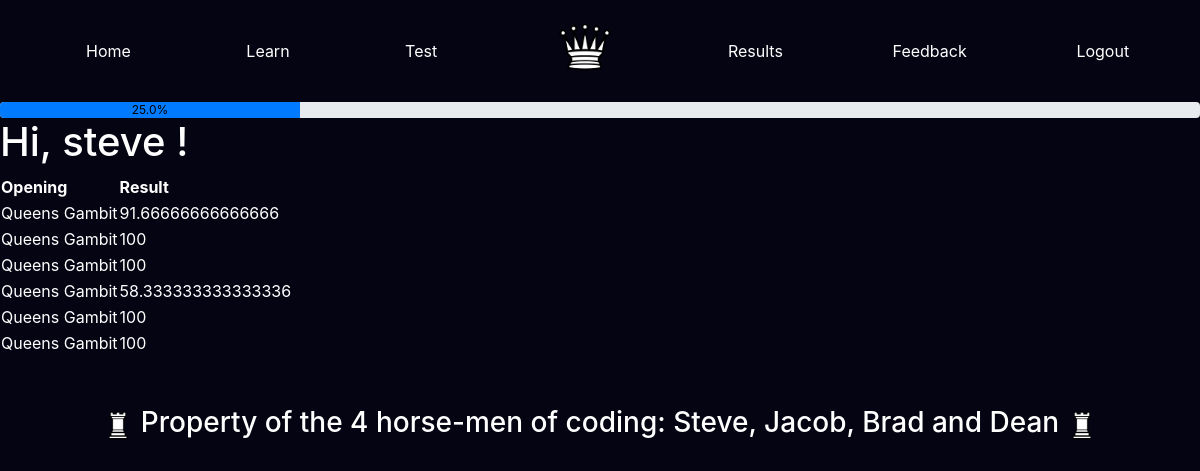
/results/Queens Gambit/ (signed in), run on an earlier commit of the app's database.
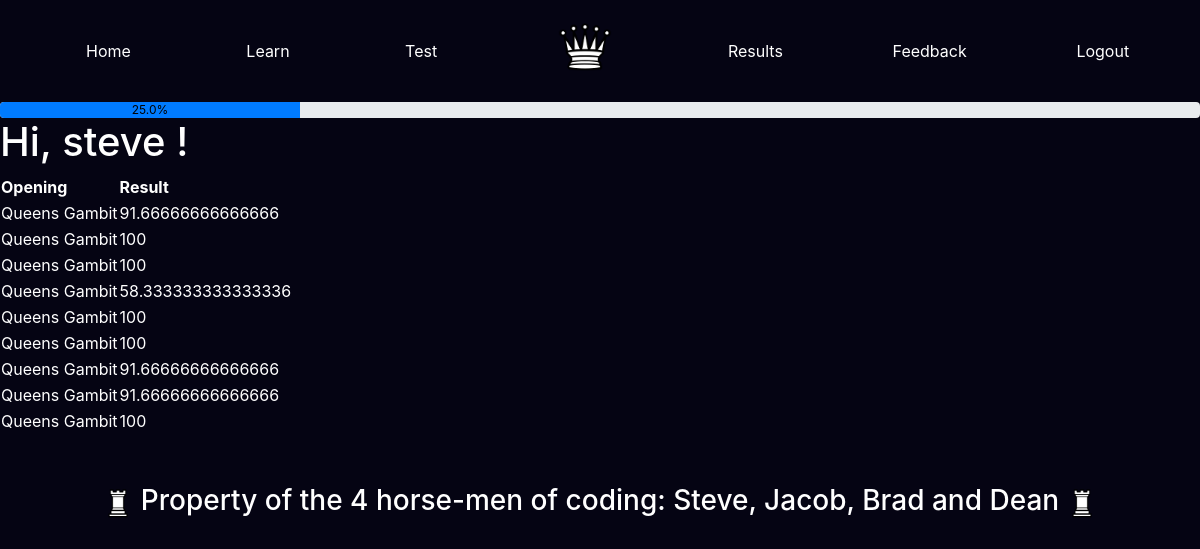
And on a later commit of the database.
### app/models.py (models this page shows, shortened)
class User(UserMixin, db.Model):
    id = db.Column(db.Integer, primary_key=True)
    username = db.Column(db.String(64), index=True, unique=True)
    email = db.Column(db.String(120), index=True, unique=True)
    password_hash = db.Column(db.String(128))
    posts = db.relationship('Post', backref='author', lazy='dynamic')
    results = db.relationship('Results', backref = 'student', lazy = 'dynamic')

class Results(db.Model):
    id = db.Column(db.Integer, primary_key=True)
    opening = db.Column(db.String(140))
    result =db.Column(db.Integer)
    incorrect = db.Column(db.ARRAY(db.String(140)))
    passed = db.Column(db.Boolean)
    timestamp = db.Column(db.DateTime, index=True, default=datetime.utcnow)
    user_id = db.Column(db.Integer, db.ForeignKey('user.id'))

### app/routes.py (the view)
@app.route('/results/<opening>/', methods=['GET', 'POST'])
@login_required
def results(opening):
    res = Results.query.filter_by(user_id = current_user.id, passed = True)
    openings = []
    for r in res:
        openings.append(r.opening)
    numerator = len(set(openings))
    denominator = Openings.query.all()
    denominator = len(denominator)
    complete = str((numerator/denominator)*100 ) + '%'
    u = User.query.get(current_user.id)
    res = Results.query.filter_by(user_id = current_user.id, opening = opening)
    return render_template('results.html', title='results', query = res, prog=complete)

### app/models.py (called while the page is built)
@login.user_loader
def load_user(id):
    return User.query.get(int(id))

### app/templates/results.html
{% extends "base.html" %}
{% block content %}
<h1>Hi, {{current_user.username}} ! </h1>
<table>
<tr>
    <th>Opening</th>
    <th>Result</th>
</tr>
{% for r in query %}
<tr>
    <td>
        {{r.opening}}
    </td>
    <td>
        {{r.result}}
    </td>
</tr>
{% endfor %}
</table>
{% include "footer.html" %}
{% endblock %}

### app/templates/base.html (shortened to what this page needs)
<!DOCTYPE html>
<html>
    <head>
        <link rel="stylesheet" href="https://maxcdn.bootstrapcdn.com/bootstrap/4.5.2/css/bootstrap.min.css">
  </head>
  <body>
    <nav class="navbar navbar-expand-sm justify-content-center" style="background-color: rgb(5, 4, 19); padding-left: 2.6%;">
      <ul class="navbar-nav nav-fill w-100">
        <li class="nav-item" style="padding-top: 2%; padding-right: 0.5%;">
          <a class="nav-link" href="{{ url_for('index') }}">Home</a>
        </li>
        <li class="nav-item" style="padding-top: 2%; padding-right: 0.5%;">
          <a class="nav-link" href="{{ url_for('newLearn') }}">Learn</a>
        </li>
        <li class="nav-item" style="padding-top: 2%; padding-right: 0.5%;">
          <a class="nav-link" href="{{ url_for('newTest') }}">Test</a>
        </li>
        <a class="navbar-brand mx-auto" href="#" style="padding-left: 5%; padding-right: 5%; padding-top: 0.75%;">
          <img src="static/img/chesspieces/wikipedia/wQ.png" alt="logo" style="width:60px;">
        </a>
        <li class="nav-item" style="padding-top: 2%;">
          <a class="nav-link" href="{{ url_for('selectresult') }}">Results</a>
        </li>
        <li class="nav-item" style="padding-top: 2%;">
          <a class="nav-link" href="{{ url_for('feedback2') }}">Feedback</a>
        </li>
        <li class="nav-item" style="padding-top: 2%;">
          <a class="nav-link" href="{{ url_for('logout') }}">Logout</a>
        </li>
      </ul>
    </nav>
    <div class = "progress" style="margin-top: 1%;">
      <div class = "progress-bar" role = "progressbar" style = "width: {{prog}}; color: black;";  aria-valuemin="0" aria-valuemax="100">{{prog}}</div>
    </div>
        {% block content %}{% endblock %}
    </body>
</html>

### app/templates/footer.html (shortened to what this page needs)
<!DOCTYPE html>
<html>
    <head>
        <link rel="stylesheet" href="https://maxcdn.bootstrapcdn.com/bootstrap/4.5.2/css/bootstrap.min.css">
  </head>
    <body>
      <div id='footer' class="text-align">
        <h3>
          <img src="static/img/chesspieces/wikipedia/wR.png" alt="footerking" style="height: 40px; width:30px;">
          Property of the 4 horse-men of coding: Steve, Jacob, Brad and Dean
          <img src="static/img/chesspieces/wikipedia/wR.png" alt="footerking" style="height: 40px; width:30px;">
        </h3>
      </div>
    </body>
</html>

### app/templates/base.html (style rules this page uses)
.nav-link { color: white; }

### app/templates/footer.html (style rules this page uses)
* { color: white; }
body { background-color: rgb(5, 4, 19); }
#footer { position:relative; bottom:0; width:100%; height:40px; padding-top: 2%; display: table; margin-top: 2%; margin-bottom: 1%; }
.text-align { display: table-cell; vertical-align: middle; text-align: center; }

What changed in the data, as far as the page shows it:
added Results: opening "Queens Gambit", result "91.66666666666666"
added Results: opening "Queens Gambit", result "91.66666666666666"
added Results: opening "Queens Gambit", result "100"
